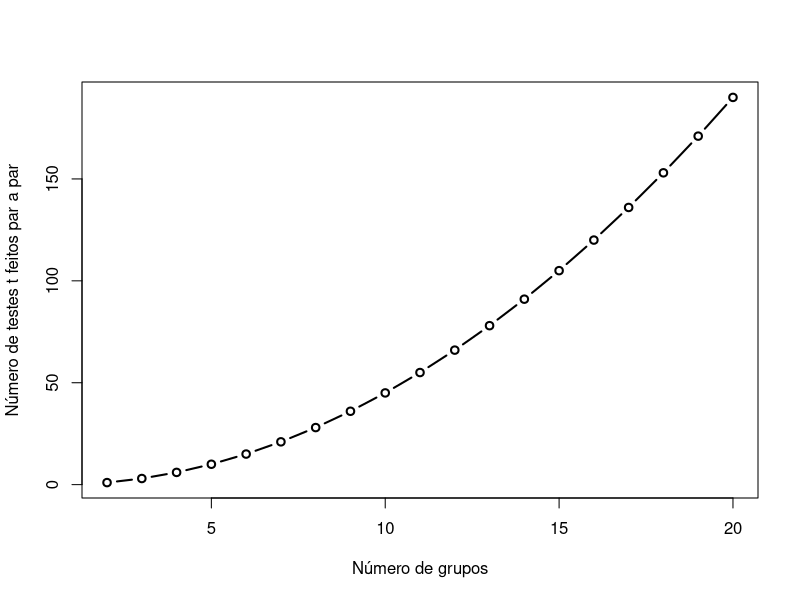

R code for this plot:
# Testes_t_2a2.R
# Ilustra o numero de testes t necessarios
# para comparar grupos par a par

combinacoes <- c()
grupos <- c()
for (g in 2:20)
{
  grupos <- c(grupos,g)
  combinacoes <- c(combinacoes,choose(g,2))
}
plot(grupos,combinacoes,
     xlab="Número de grupos",
     ylab="Número de testes t feitos par a par",
     lwd=2,
     type="b")
